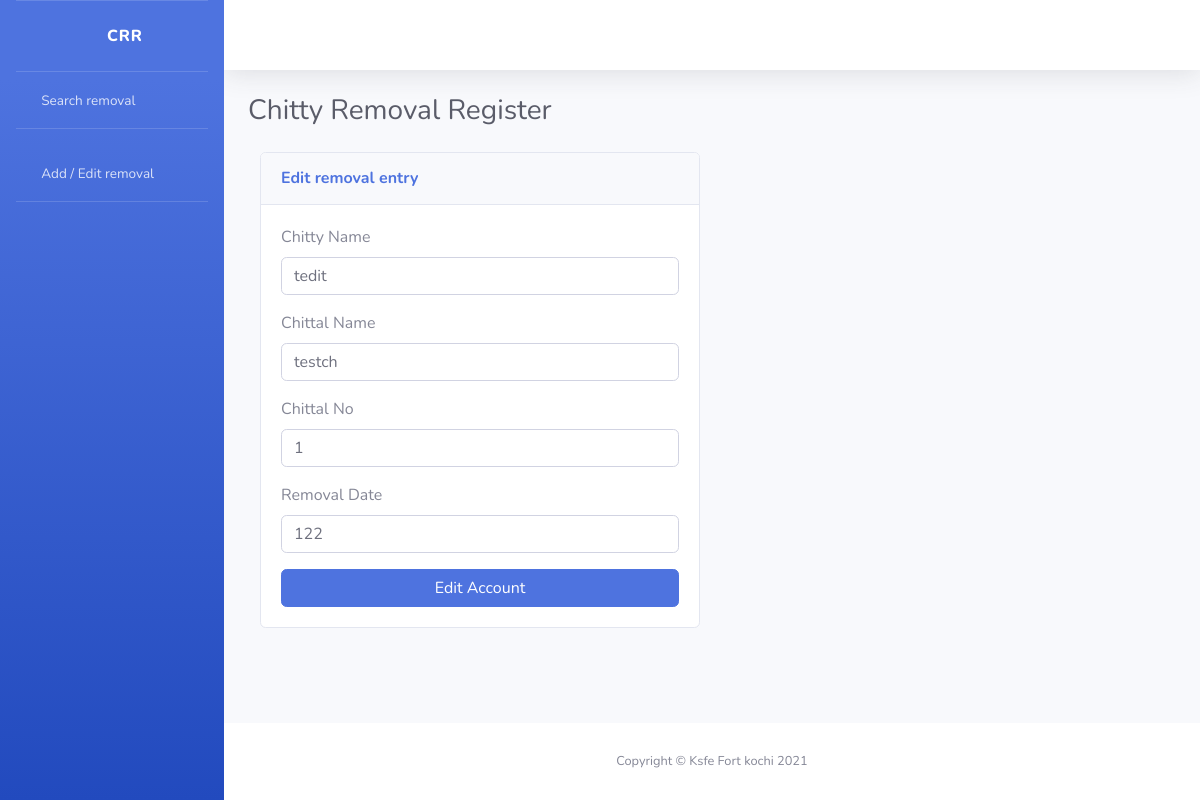
/1/update, run on the app's committed database.
### removalregister/models.py (models this page shows)
class RemovalReg(models.Model):
    chittyName = models.CharField(max_length=200)
    chittalName = models.CharField(max_length=200)
    chittalNo   = models.IntegerField()
    removalDate = models.CharField(max_length=200)
    time        = models.CharField(max_length=200)

### removalregister/views.py (the view)
# urls.py: path('<pk>/update', RemovalUpdateView.as_view()),
class RemovalUpdateView(UpdateView):
    model = RemovalReg
    template_name = 'update.html'
    fields = [
        "chittyName",
        "chittalName",
        "chittalNo",
        "removalDate",
    ]
    success_url = "/"

### removalregister/templates/update.html (shortened to what this page needs)
{% extends "base.html" %}
 {% block content %}
  <div class="col-lg-6">
                            <div class="card position-relative">
                                <div class="card-header py-3">
                                    <h6 class="m-0 font-weight-bold text-primary">Edit removal entry</h6>
                                </div>
                                <div class="card-body">
                                        <form class="user" method="post" autocomplete="off">
                                <div class="form-group">
                                    <label> Chitty Name</label>
                                    <input type="text" class="form-control form-control" name="chittyName"  value="{{ object.chittyName }}">
                                </div>
                                            <div class="form-group">
                                                 <label> Chittal Name</label>
                                    <input type="text" class="form-control form-control"  name="chittalName" value="{{ object.chittalName }}">
                                </div>
                                           <div class="form-group">
                                                <label> Chittal No</label>
                                    <input type="number" class="form-control form-control"  name="chittalNo" value="{{ object.chittalNo }}">
                                </div>
                                            <div class="form-group">
                                                <label> Removal Date </label>
                                    <input type="text" class="form-control form-control" id="datepicker" name="removalDate" value="{{ object.removalDate }}">
                                </div>
                                <button class="btn btn-primary  btn-block" type="submit">
                                    Edit Account
                                </button>
                            </form>
                                </div>
                            </div>
                        </div>
{% endblock %}

### data on the page
RemovalReg: chittyName "tedit", chittalName "testch", chittalNo "1", removalDate "122"
